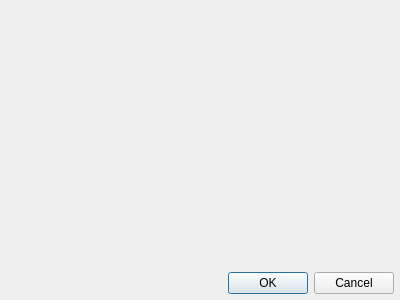
<?xml version="1.0" encoding="UTF-8"?>
<ui version="4.0">
 <class>SettingsDialog</class>
 <widget class="QDialog" name="SettingsDialog">
  <property name="geometry">
   <rect>
    <x>0</x>
    <y>0</y>
    <width>400</width>
    <height>300</height>
   </rect>
  </property>
  <property name="windowTitle">
   <string>Settings</string>
  </property>
  <layout class="QVBoxLayout" name="verticalLayout">
   <property name="leftMargin">
    <number>6</number>
   </property>
   <property name="topMargin">
    <number>6</number>
   </property>
   <property name="rightMargin">
    <number>6</number>
   </property>
   <property name="bottomMargin">
    <number>6</number>
   </property>
   <item>
    <widget class="SettingsWidget" name="settingsWidget" native="true"/>
   </item>
   <item>
    <widget class="QDialogButtonBox" name="buttonBox">
     <property name="orientation">
      <enum>Qt::Horizontal</enum>
     </property>
     <property name="standardButtons">
      <set>QDialogButtonBox::Cancel|QDialogButtonBox::Ok</set>
     </property>
    </widget>
   </item>
  </layout>
 </widget>
 <customwidgets>
  <customwidget>
   <class>SettingsWidget</class>
   <extends>QWidget</extends>
   <header>SettingsWidget.h</header>
   <container>1</container>
  </customwidget>
 </customwidgets>
 <resources/>
 <connections>
  <connection>
   <sender>buttonBox</sender>
   <signal>accepted()</signal>
   <receiver>SettingsDialog</receiver>
   <slot>accept()</slot>
   <hints>
    <hint type="sourcelabel">
     <x>248</x>
     <y>254</y>
    </hint>
    <hint type="destinationlabel">
     <x>157</x>
     <y>274</y>
    </hint>
   </hints>
  </connection>
  <connection>
   <sender>buttonBox</sender>
   <signal>rejected()</signal>
   <receiver>SettingsDialog</receiver>
   <slot>reject()</slot>
   <hints>
    <hint type="sourcelabel">
     <x>316</x>
     <y>260</y>
    </hint>
    <hint type="destinationlabel">
     <x>286</x>
     <y>274</y>
    </hint>
   </hints>
  </connection>
 </connections>
</ui>
